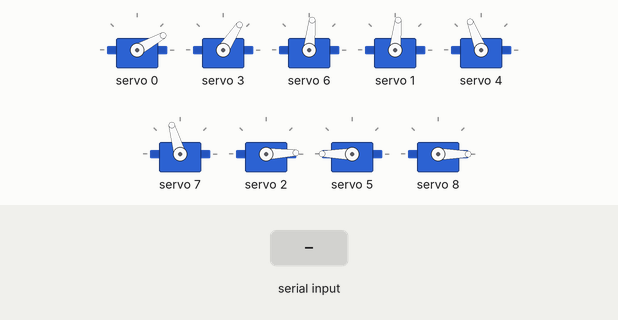
Recording of a sketch running on a simulated Arduino Uno, built with avr-gcc and run on an emulated ATmega328P. Parts: 9 × servo. The test bench sets the inputs (shaded band). What the sketch prints to the serial monitor is not drawn.

Above: at 1.9 s.
2.0 s: "0\n" received over Serial
At 2.9 s:
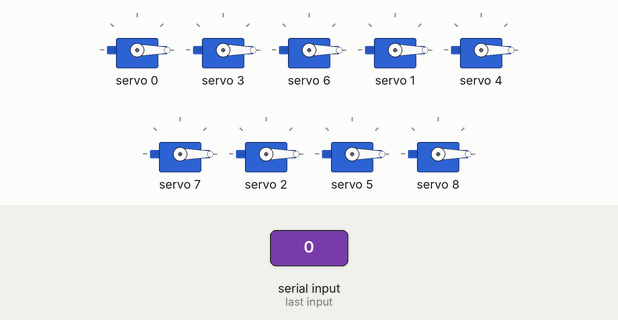
4.6 s: "3\n" received over Serial
At 6.3 s:
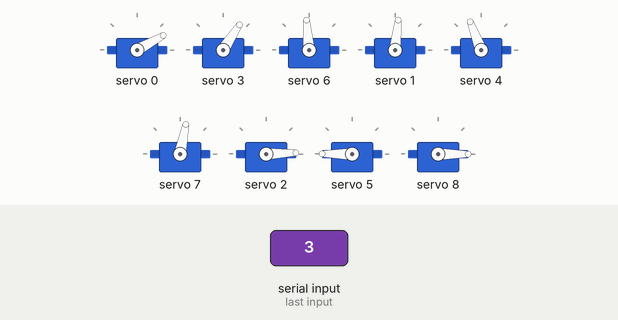
7.2 s: "5\n" received over Serial
At 8.6 s:
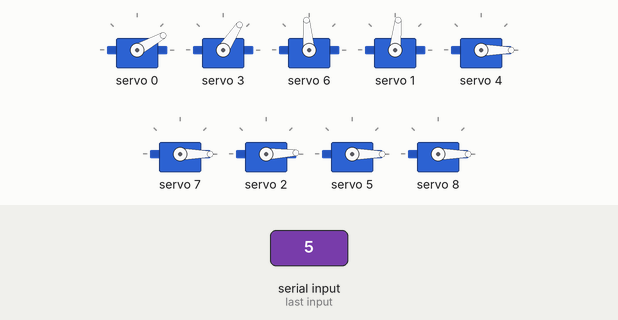
Timing chart, 0 to 12.2 s (numbered marks = the images above; inputs shaded):
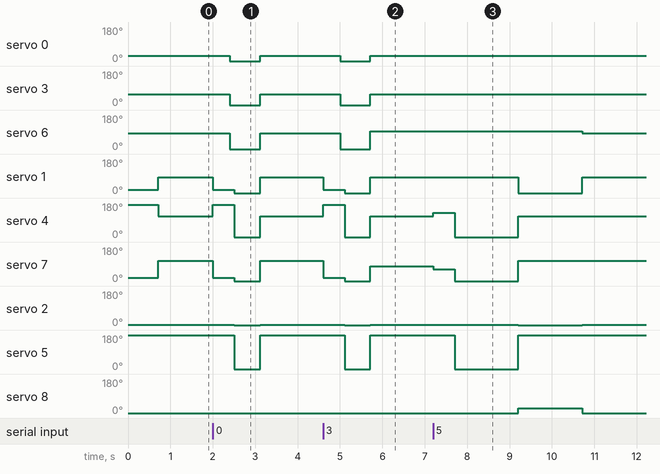

Measured:
- after the input at 2.0 s, servo 0: 29° → 0° after 0.41 s, → 29° 0.71 s later; servo 3: 57° → 0° after 0.41 s, → 57° 0.71 s later; servo 6: 84° → 0° after 0.41 s, → 84° 0.71 s later; servo 1: 84° → 18° at once, → 0° 0.51 s later, → 84° 0.61 s later; servo 4: 111° → 172° at once, → 0° 0.51 s later, → 111° 0.61 s later
- after the input at 4.6 s, servo 0: 29° → 0° after 0.41 s, → 29° 0.71 s later; servo 3: 57° → 0° after 0.41 s, → 57° 0.71 s later; servo 6: 84° → 0° after 0.41 s, → 95° 0.71 s later; servo 1: 84° → 18° at once, → 0° 0.51 s later, → 84° 0.61 s later; servo 4: 111° → 172° at once, → 0° 0.51 s later, → 111° 0.61 s later
- after the input at 7.2 s, servo 6: 95° → 84° after 3.5 s; servo 1: 84° → 0° after 2.0 s, → 84° 1.5 s later; servo 4: 111° → 128° at once, → 0° 0.50 s later, → 111° 1.5 s later; servo 7: 79° → 62° at once, → 0° 0.50 s later, → 106° 1.5 s later; servo 2: 2° → 0° after 2.0 s, → 2° 1.5 s later

The sketch:

NANO_PCA1.ino
```cpp
#include <Wire.h>
#include <Adafruit_PWMServoDriver.h>
Adafruit_PWMServoDriver board1 = Adafruit_PWMServoDriver(0x40);

#define SERVOMIN  125                                                 // this is the 'minimum' pulse length count (out of 4096)
#define SERVOMAX  625                                                 // this is the 'maximum' pulse length count (out of 4096)

int sudut[20];
unsigned long myTime;
unsigned long currentTime;
bool flag = true;

void tahan_waktu(int waktu){
  myTime = millis();
  while(flag == true){
    currentTime = millis();
    if(currentTime - myTime < waktu){
      flag = true;
    }
    else if(currentTime - myTime >= waktu)
    {
      flag = false;
    }
  }
  flag = true;
}

void berdiri(){
  board1.setPWM(0, 0, angleToPulse(30));
  board1.setPWM(1, 0, angleToPulse(80));
  board1.setPWM(2, 0, angleToPulse(5));
  board1.setPWM(3, 0, angleToPulse(55)); //100
  board1.setPWM(4, 0, angleToPulse(105));
  board1.setPWM(5, 0, angleToPulse(180));
  board1.setPWM(6, 0, angleToPulse(80)); //35
  board1.setPWM(7, 0, angleToPulse(100));
  board1.setPWM(8, 0, angleToPulse(0));
}

void tangga(){
  board1.setPWM(0, 0, angleToPulse(30));
  board1.setPWM(1, 0, angleToPulse(80));
  board1.setPWM(2, 0, angleToPulse(5));
  board1.setPWM(3, 0, angleToPulse(55));
  board1.setPWM(4, 0, angleToPulse(105));
  board1.setPWM(5, 0, angleToPulse(180));
  //board1.setPWM(6, 0, angleToPulse(80));
  ///board1.setPWM(7, 0, angleToPulse(65));
  board1.setPWM(6, 0, angleToPulse(90));
  board1.setPWM(7, 0, angleToPulse(75));
  board1.setPWM(8, 0, angleToPulse(0));
}

void stand_awal(){
  board1.setPWM(0, 0, angleToPulse(30));
  board1.setPWM(3, 0, angleToPulse(55));
  board1.setPWM(6, 0, angleToPulse(80));

  //berubah
  board1.setPWM(1, 0, angleToPulse(20));
  board1.setPWM(4, 0, angleToPulse(160));
  board1.setPWM(7, 0, angleToPulse(20));
  //sisanya berdiri
  board1.setPWM(2, 0, angleToPulse(5));
  board1.setPWM(5, 0, angleToPulse(180));
  board1.setPWM(8, 0, angleToPulse(0));

  tahan_waktu(700);
  board1.setPWM(1, 0, angleToPulse(80));
  board1.setPWM(4, 0, angleToPulse(105));
  board1.setPWM(7, 0, angleToPulse(100));
}

void setup() {
  Serial.begin(9600);
  board1.begin();
  board1.setPWMFreq(60);
  stand_awal();

}


void loop(){
  if (Serial.available() > 0){
    String data = Serial.readStringUntil('\n');
    sscanf(data.c_str(), "%d %d %d %d %d %d %d %d %d %d", &sudut[0], &sudut[1], &sudut[2], &sudut[3], &sudut[4], &sudut[5], &sudut[6], &sudut[7], &sudut[8], &sudut[9]);
    if(sudut[0] == 1){
      berdiri();
      Serial.write(18);
    }
    else if(sudut[0] == 0){
      board1.setPWM(1, 0, angleToPulse(20));
      board1.setPWM(4, 0, angleToPulse(160));
      board1.setPWM(7, 0, angleToPulse(20));
      tahan_waktu(400);
      board1.setPWM(0, 0, angleToPulse(sudut[1]));
      board1.setPWM(3, 0, angleToPulse(sudut[4]));
      board1.setPWM(6, 0, angleToPulse(sudut[7]));

      tahan_waktu(100);

      board1.setPWM(1, 0, angleToPulse(sudut[2]));
      board1.setPWM(4, 0, angleToPulse(sudut[5]));
      board1.setPWM(7, 0, angleToPulse(sudut[8]));

      board1.setPWM(2, 0, angleToPulse(sudut[3]));
      board1.setPWM(5, 0, angleToPulse(sudut[6]));
      board1.setPWM(8, 0, angleToPulse(sudut[9]));

      tahan_waktu(600);
      berdiri();
      Serial.write(18);
    }else if (sudut[0] == 2) {
      board1.setPWM(1, 0, angleToPulse(20));
      board1.setPWM(4, 0, angleToPulse(160));
      board1.setPWM(7, 0, angleToPulse(20));
      tahan_waktu(400);
      board1.setPWM(0, 0, angleToPulse(sudut[1]));
      board1.setPWM(3, 0, angleToPulse(sudut[4]));
      board1.setPWM(6, 0, angleToPulse(sudut[7]));

      tahan_waktu(100);

      board1.setPWM(1, 0, angleToPulse(sudut[2]));
      board1.setPWM(4, 0, angleToPulse(sudut[5]));
      board1.setPWM(7, 0, angleToPulse(sudut[8]));

      board1.setPWM(2, 0, angleToPulse(sudut[3]));
      board1.setPWM(5, 0, angleToPulse(sudut[6]));
      board1.setPWM(8, 0, angleToPulse(sudut[9]));

      tahan_waktu(600);
      berdiri();
      Serial.write(18);
    }else if (sudut[0] == 3) {
      board1.setPWM(1, 0, angleToPulse(20));
      board1.setPWM(4, 0, angleToPulse(160));
      board1.setPWM(7, 0, angleToPulse(20));
      tahan_waktu(400);
      board1.setPWM(0, 0, angleToPulse(sudut[1]));
      board1.setPWM(3, 0, angleToPulse(sudut[4]));
      board1.setPWM(6, 0, angleToPulse(sudut[7]));

      tahan_waktu(100);

      board1.setPWM(1, 0, angleToPulse(sudut[2]));
      board1.setPWM(4, 0, angleToPulse(sudut[5]));
      board1.setPWM(7, 0, angleToPulse(sudut[8]));
      board1.setPWM(2, 0, angleToPulse(sudut[3]));
      board1.setPWM(5, 0, angleToPulse(sudut[6]));
      board1.setPWM(8, 0, angleToPulse(sudut[9]));
      tahan_waktu(600);
      tangga();
      Serial.write(18);
    }else if (sudut[0] == 4){
      Serial.write(18);
    }else if (sudut[0]==5){
      //paha ngangkat dikit
      board1.setPWM(4, 0, angleToPulse(120)); // nambah 15
      board1.setPWM(7, 0, angleToPulse(60)); // ngurang 15
      tahan_waktu(500);
      //paha turun, betis ngelebar
      board1.setPWM(4, 0, angleToPulse(sudut[5])); //kurang 15 erajat
      board1.setPWM(7, 0, angleToPulse(sudut[8])); // nambah 15
      board1.setPWM(5, 0, angleToPulse(sudut[6])); // ngurang 20
      board1.setPWM(8, 0, angleToPulse(sudut[9])); //nambah 20
      tahan_waktu(1500);
      // balik ke posisi awal

      board1.setPWM(4, 0, angleToPulse(105));
      board1.setPWM(5, 0, angleToPulse(180));
      board1.setPWM(7, 0, angleToPulse(100));
      board1.setPWM(8, 0, angleToPulse(25));
      //kaki sebelah ngelebar
      board1.setPWM(1, 0, angleToPulse(sudut[2])); //nambah 15
      board1.setPWM(2, 0, angleToPulse(sudut[3])); //nambah 20

      tahan_waktu(1500);
      //balik posisi awal
      board1.setPWM(1, 0, angleToPulse(90));
      board1.setPWM(2, 0, angleToPulse(20));
      berdiri();
      Serial.write(18);

    }else if (sudut[0] == 6){
      tahan_waktu(1700);
      board1.setPWM(1, 0, angleToPulse(20));
      board1.setPWM(4, 0, angleToPulse(160));
      board1.setPWM(7, 0, angleToPulse(20));
      tahan_waktu(500);
      //turun lagi
      berdiri();
      Serial.write(18);
    }
  }
}


int angleToPulse(int ang)                             //gets angle in degree and returns the pulse width
  {  int pulse = map(ang,0, 180, SERVOMIN,SERVOMAX);  // map angle of 0 to 180 to Servo min and Servo max
     return pulse;
  }
```
